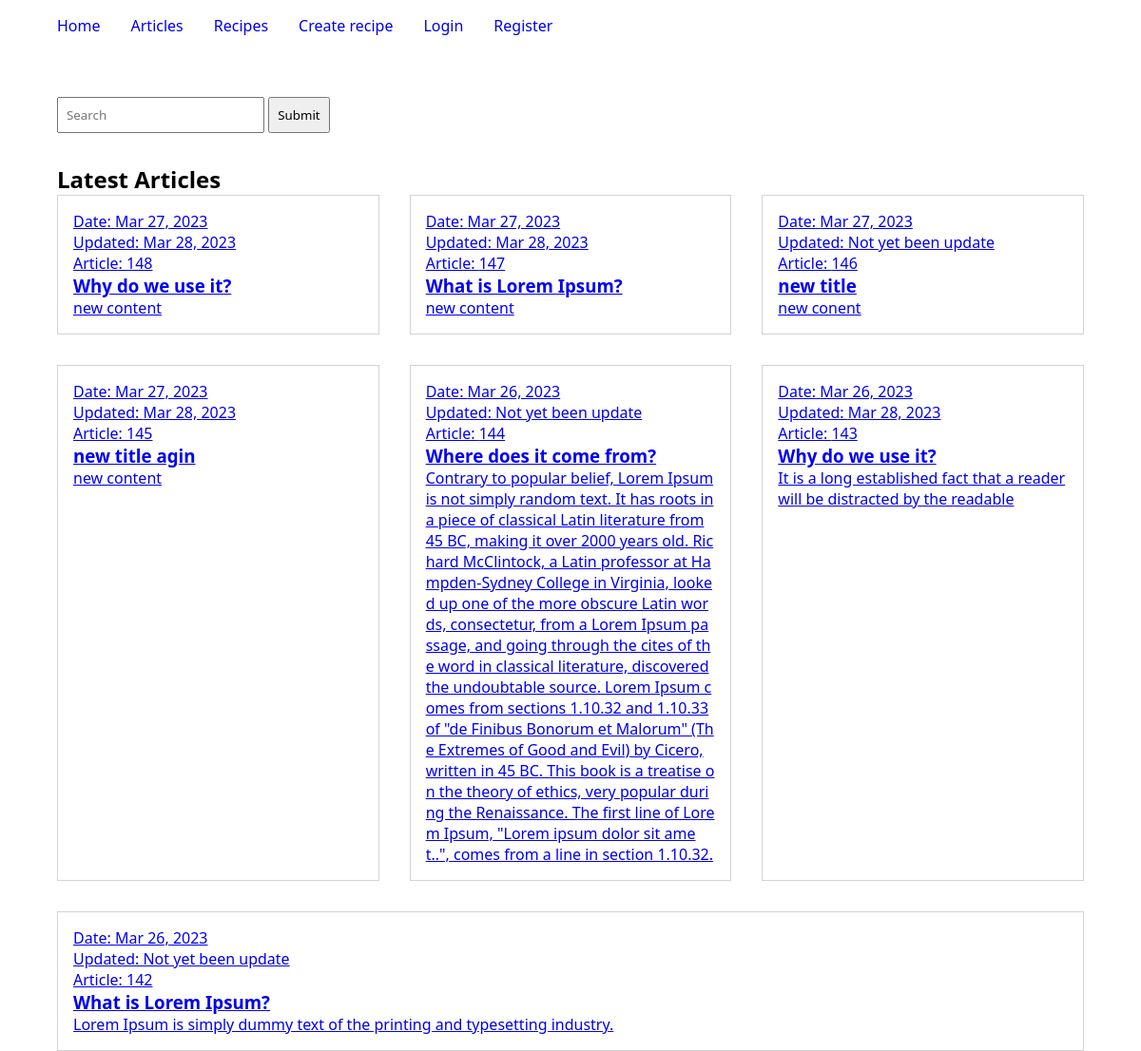
The app's page /, older data.
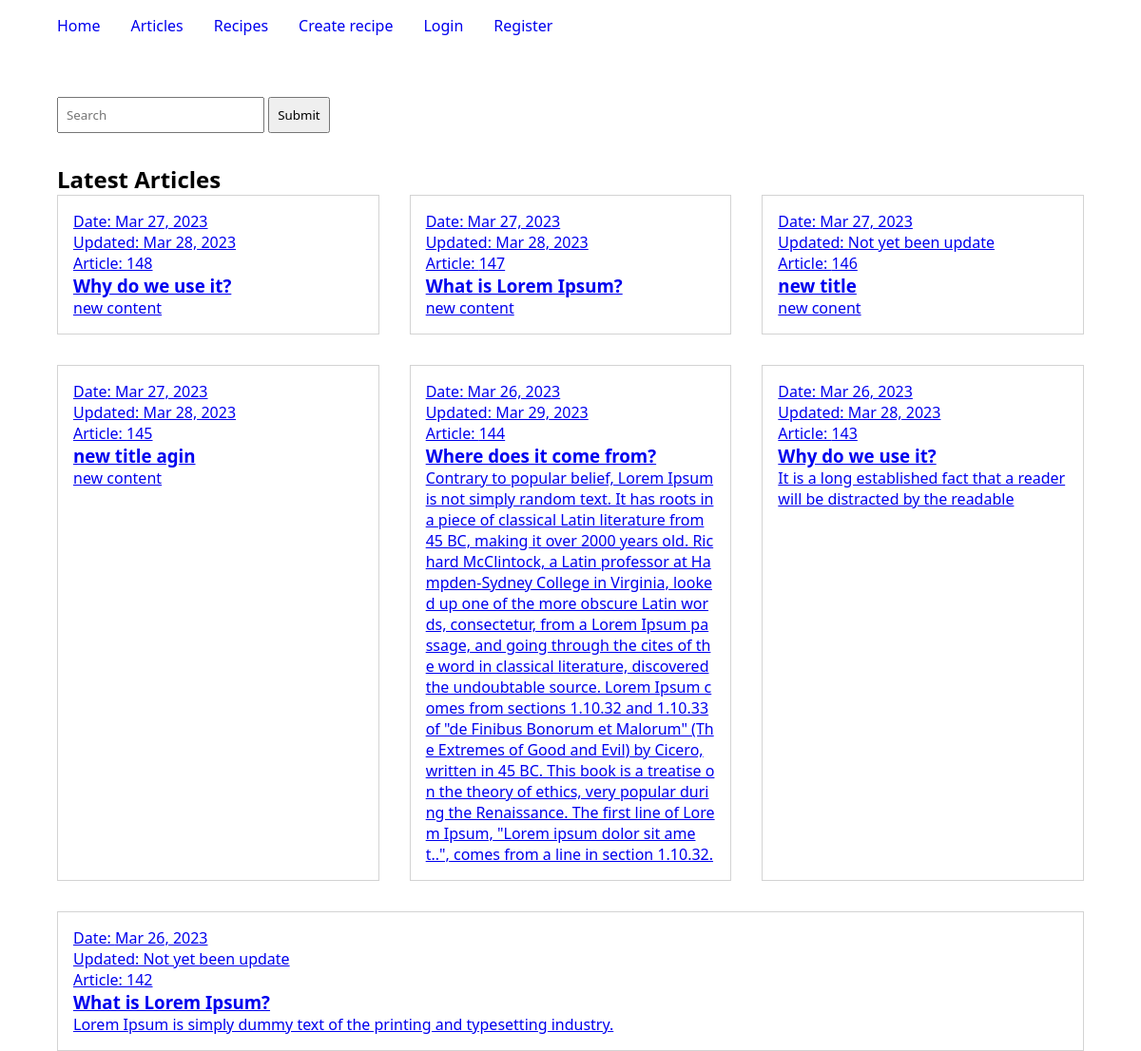
The same page, newer data.
### articles/models.py (models this page shows, shortened)
class Article(models.Model):
    author = models.ForeignKey(User, on_delete=models.SET_NULL, null=True, blank=True)
    slug = models.SlugField(blank=True, null=True)
    title = models.CharField(max_length=120)
    content = models.TextField()
    created = models.DateTimeField(auto_now_add=True)
    updated = models.DateTimeField(auto_now=True)
    class Meta:
        ordering = ["-id"]

### articles/views.py (the view)
# urls.py: path("", home, name="home"),
def home(request):
    articles = Article.objects.all()
    context={"articles": articles}
    return render(request, "articles/home.html", context=context)

### articles/templates/articles/home.html (shortened to what this page needs)
{% extends 'articles/index.html' %}
{% block content %}
<Section class="main-section">
    <h2>Latest Articles</h2>
    <div class="contents">
        {% for article in articles %}
            <a class="content" href="{% url 'articles:article-detail' article.slug %}">
                <p>Date: {{ article.created|date:"M d, o" }}</p>
                {% if article.created|date:"M d, o" == article.updated|date:"M d, o" %}
                    <p>Updated: Not yet been update</p>
                {% else%}
                    <p>Updated: {{ article.updated|date:"M d, o" }}</p>
                {% endif %}
                <p>Article: {{ article.id }}</p>
                <h3>{{ article.title }}</h3>
                <p>{{ article.content }}</p>
            </a>
        {% endfor %}
    </div>
</Section>
{% endblock content %}

Row changes from the older to the newer data that the page shows:
changed Article "Where does it come from?": updated (not shown) → "Mar 29, 2023"; updated "Updated: Not yet been update" → "Updated:"
